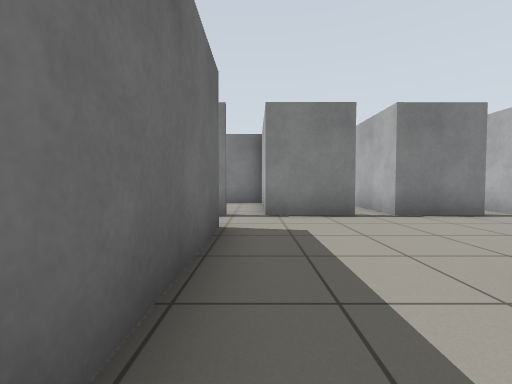
[1] (above)

24 first-person views from a walk through a world built for the Gazebo simulator. The camera is 0.72 m above the floor, tilts 2° down and sees 90° across. Floor lines are 1 m apart. The floor is counted in squares, 1 m on a side. Each view is taken from the middle of a square. On the plan, view 1 faces up. The plan holds only what a view shows up to about 9 squares ahead; the rest is blank. The place goes on beyond the plan.

[2]
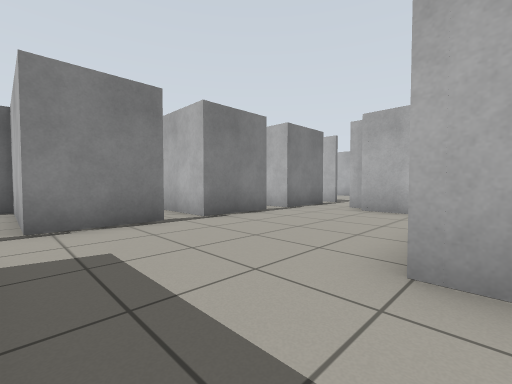

[3]
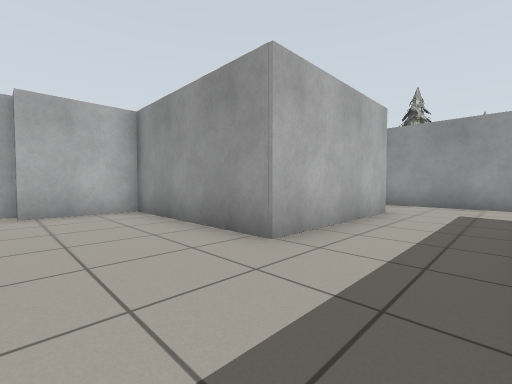

[4]
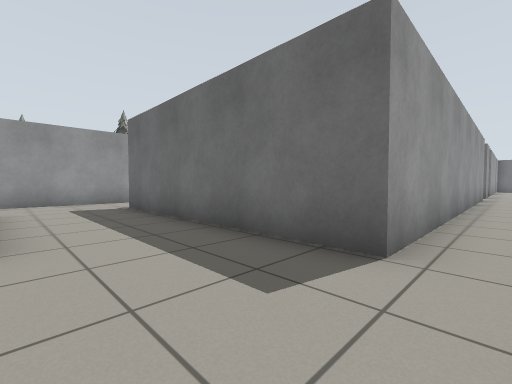

[5]
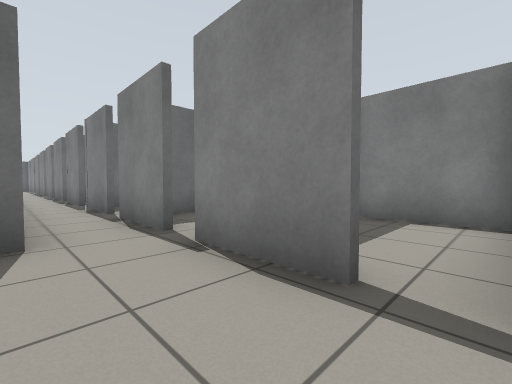

[6]
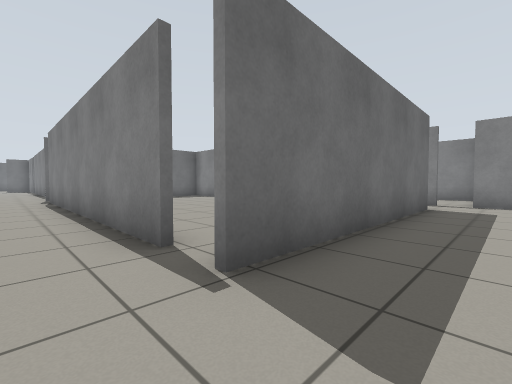

[7]
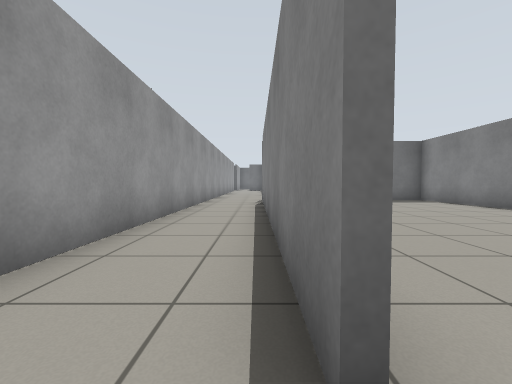

[8]
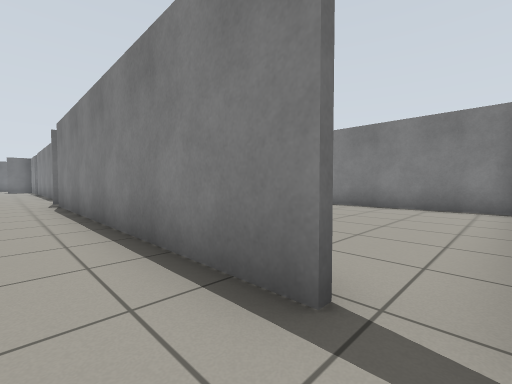

[9]
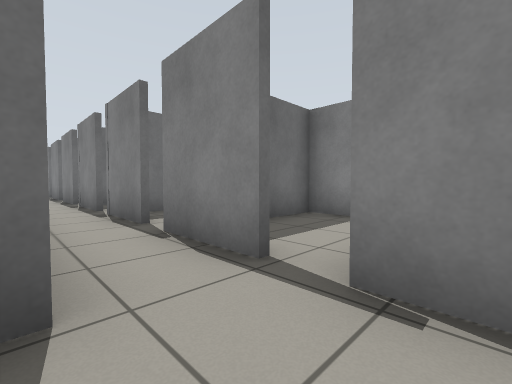

[10]
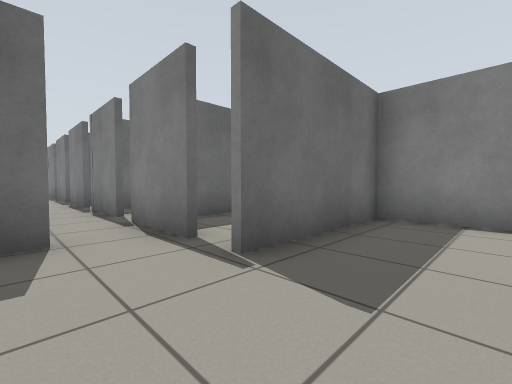

[11]
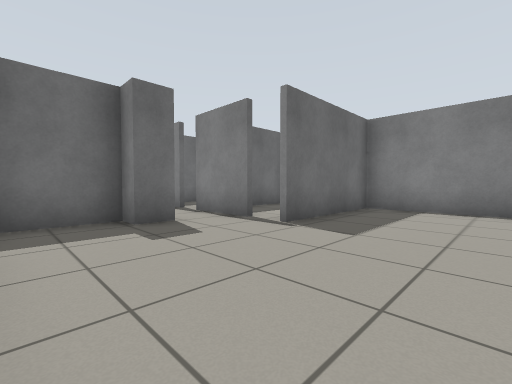

[12]
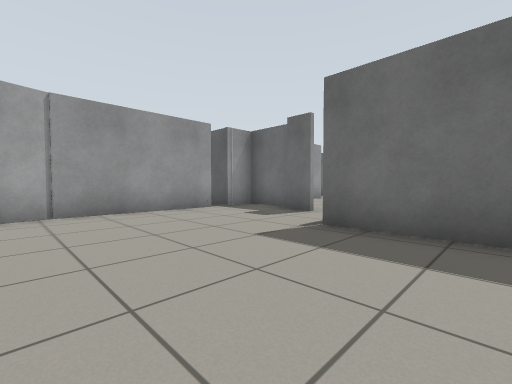

[13]
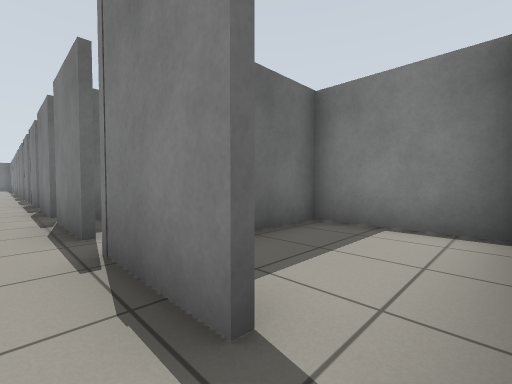

[14]
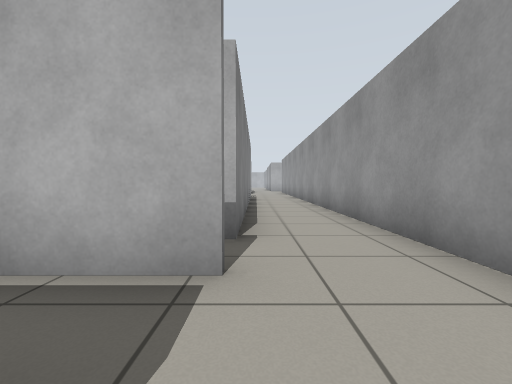

[15]
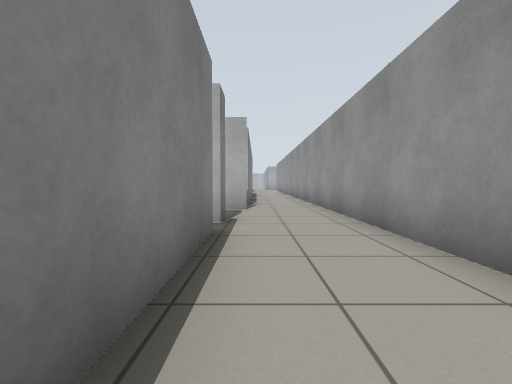

[16]
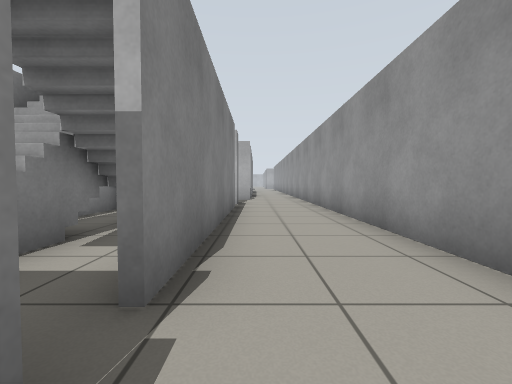

[17]
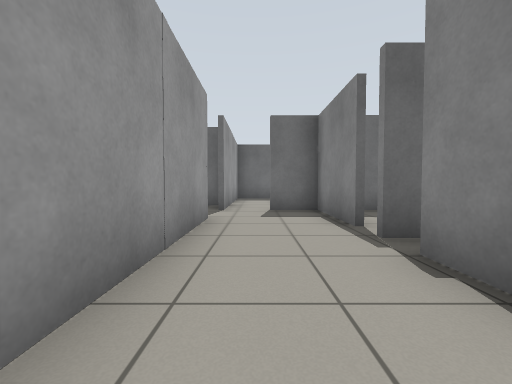

[18]
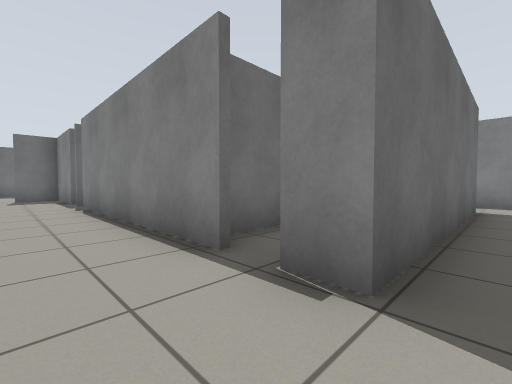

[19]
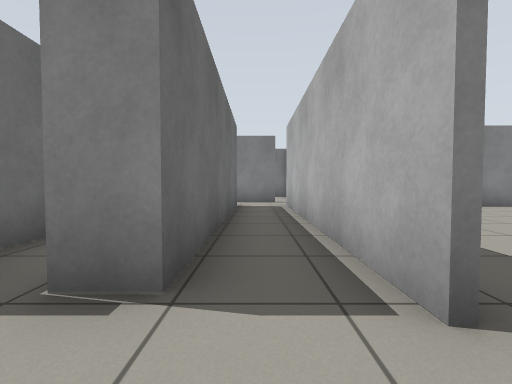

[20]
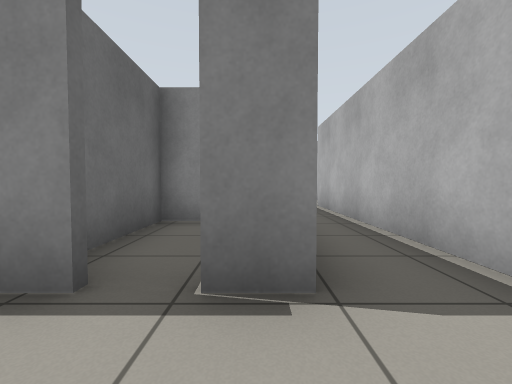

[21]
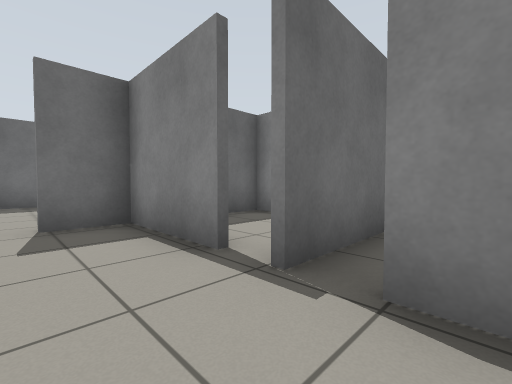

[22]
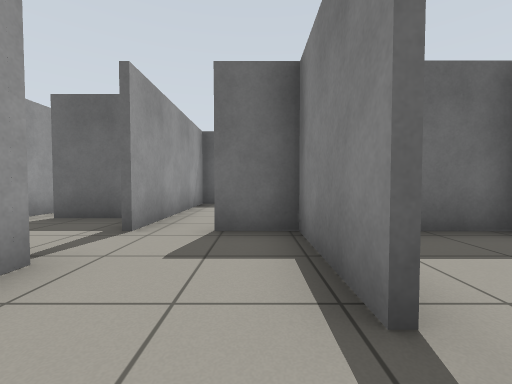

[23]
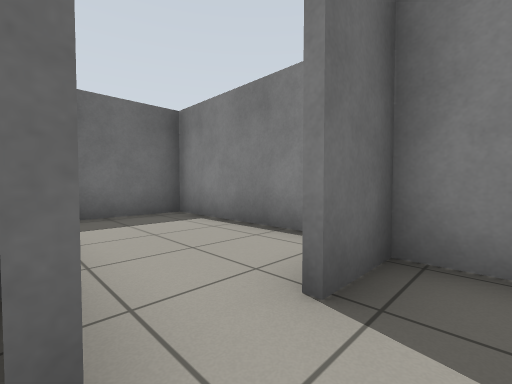

[24]
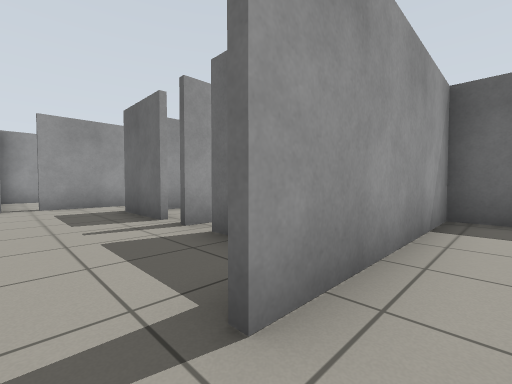

### Floor plan
Points are (right, up) in squares from view 1. A wall is a line through its corners. A room is listed if a view was taken in it or the views show most of it. See-through windows are left out.
Room 1 (views 1, 2, 3, 4, 5, 6, 7, 8, 9, 13)
walls: (-1.7, -2.7) (-10.7, -2.7); (2.2, -2.6) (2.2, 1.6) (7.8, 1.5); (-0.6, 5.7) (-2.7, 5.7); (2.3, 5.7) (0.2, 5.7); (-3.5, 5.7) (-5.6, 5.7); (-0.9, -5) (1.5, -5); (-5.5, 4.2) (-0.6, 4.2) (-0.6, -2.7); (6.7, 1.5) (6.7, 3.8) (7.3, 3.8) (7.3, 4.4); (5.3, 5.7) (3.1, 5.7); (8.1, 5.7) (6, 5.7); (-11.6, -5) (-2.9, -5)
ways out: opening at (7, 5) to room 2; opening at (-12, -4) to room 3; gap at (5, 6) to room 6; gap at (2, 6) to room 7; gap at (-1, 6) to room 8; opening at (-5, 5); opening at (2.5, -4)
Room 2 (views 10, 11, 12)
walls: (7.4, 4.5) (7.4, 3.6); (12.2, 1.5) (13.1, 1.7); (8.4, 1.5) (12.3, 1.5); (6.8, 3.6) (6.8, 1.5); (12.1, 9.4) (9.1, 9.4) (9.1, 5.6)
ways out: opening at (7, 5) to room 1; gap at (8, 6)
Room 3 (views 14, 15, 16, 17, 18, 19, 20, 21, 22, 24)
walls: (-20.4, -2.4) (-21.6, -2.4); (-15.1, -2.4) (-17.6, -2.4); (-15, 0.8) (-17.5, 0.8); (-22.3, 0) (-22.3, -2.4); (-23.1, -2.4) (-25.8, -2.4) (-25.8, -3.6); (-12, -2.8) (-12, 4.2); (-24.3, -5) (-11.6, -5); (-13.6, 4.2) (-13.6, -2.4) (-14.4, -2.4)
ways out: opening at (-12, -4) to room 1; opening at (-25, -5) to room 4; opening at (-27, -4) to room 5; opening at (-13, 4)
objects: stairs (-21, -2) to (-18, -1)
Room 4 (view 23)
walls: (-27.2, -8.8) (-27.2, -10.9); (-27.9, -12.6) (-25.6, -12.6); (-27.2, -5) (-27.2, -7.1)
ways out: opening at (-25, -5) to room 3; gap at (-26, -13)
Room 5 (no view inside)
walls: (-27.1, -1.8) (-30.9, -1.8) (-30.9, -5) (-25.8, -5)
ways out: opening at (-27, -4) to room 3
Room 6 (no view inside)
walls: (6.1, 9.4) (3.3, 9.4) (3.3, 6.4); (6, 5.7) (6, 6.8)
ways out: gap at (5, 6) to room 1
Room 7 (no view inside)
walls: (3.1, 9.4) (0.7, 9.4); (3.1, 5.7) (3.1, 8.1)
ways out: gap at (2, 6) to room 1
Room 8 (no view inside)
walls: (0.2, 5.7) (0.2, 9.4) (-2.5, 9.4) (-2.5, 6.7)
ways out: gap at (-1, 6) to room 1

Where each view was taken, in squares from view 1:
view 1: 0 up, 0 right, facing up
view 2: 1 up, 0 right, facing up-right
view 3: 4 up, 0 right, facing down-right
view 4: 5 up, 2 right, facing down-left
view 5: 4 up, 3 right, facing up-left
view 6: 4 down, 1 right, facing up-left
view 7: 3 down, 1 left, facing left
view 8: 4 down, 1 left, facing up-left
view 9: 4 up, 1 right, facing up-left
view 10: 4 up, 11 right, facing up-left
view 11: 2 up, 12 right, facing up-left
view 12: 8 up, 13 right, facing down-left
view 13: 5 up, 6 right, facing up-left
view 14: 3 down, 14 left, facing right
view 15: 3 down, 19 left, facing right
view 16: 3 down, 23 left, facing right
view 17: 4 down, 19 left, facing left
view 18: 4 down, 13 left, facing up-left
view 19: 4 down, 13 left, facing up
view 20: 4 down, 14 left, facing up
view 21: 4 down, 21 left, facing up-left
view 22: 3 down, 22 left, facing left
view 23: 5 down, 25 left, facing up-left
view 24: 4 down, 25 left, facing down-left
